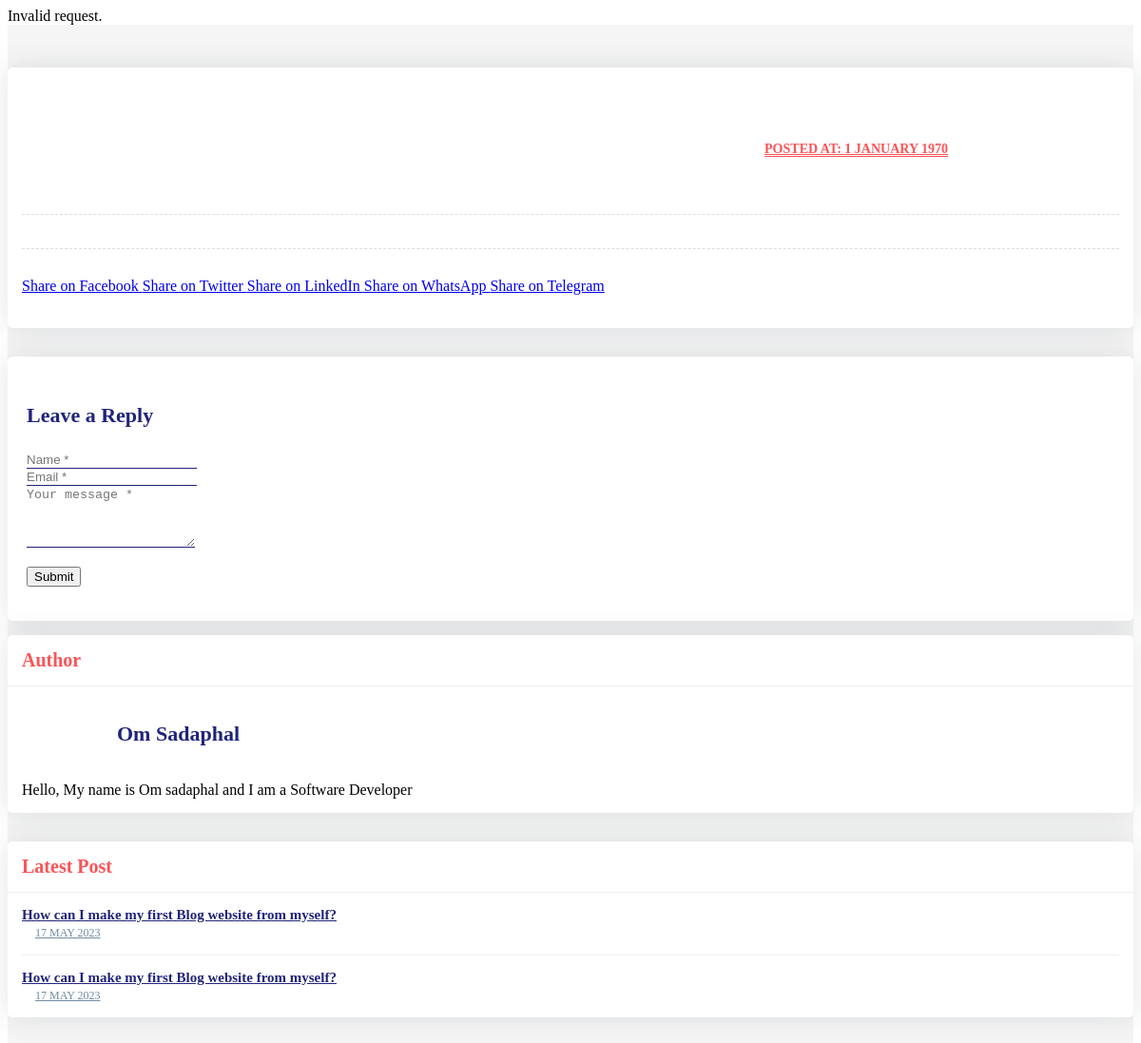
Page /blog-post.php on the committed database.
### tables this page shows
CREATE TABLE `post` (
  `id` int(11) NOT NULL,
  `image` varchar(50) NOT NULL,
  `title` text NOT NULL,
  `content` text NOT NULL,
  `created_at` timestamp NOT NULL DEFAULT current_timestamp(),
  `category_id` int(11) NOT NULL,
  `category` varchar(50) NOT NULL
);

### blog-post.php (the view, shortened to what this page needs)
  <div class="content-wrapper">
<div class="blog-single gray-bg">
        <div class="container">
            <div class="row align-items-start">
                <div class="col-lg-8 m-15px-tb">
                <article class="article">
    <div class="article-title">
        <div class="media">
        <div class="avatar-media">
    <div class="avatar">
    </div>
    <div class="article-created_at" style="margin-right: 180px;">
    <h6><a href="#"><?php echo 'Posted At: ' . date('j F Y', strtotime($row['created_at'])); ?></a></h6>
</div>
</div>
            </div>
            <div class="media">
    </div>
    <div class="share-buttons" style="margin-top: 30px;">
    <a class="btn btn-primary active" href="https://www.facebook.com/sharer/sharer.php?u=YOUR-PAGE-URL" target="_blank">
        Share on Facebook
    </a>
    <a class="btn btn-info" href="https://twitter.com/intent/tweet?url=YOUR-PAGE-URL" target="_blank">
        Share on Twitter
    </a>
    <a class="btn btn-danger" href="https://www.linkedin.com/sharing/share-offsite/?url=YOUR-PAGE-URL" target="_blank">
        Share on LinkedIn
    </a>
    <a class="btn btn-success" href="whatsapp://send?text=Check out this blog post: YOUR-PAGE-URL" target="_blank">
        Share on WhatsApp
    </a>
    <a class="btn btn-primary" href="telegram://send?text=Check out this blog post: YOUR-PAGE-URL" target="_blank">
        Share on Telegram
    </a>
</div>
</article>
<div class="contact-form article-comment">
                        <h4>Leave a Reply</h4>
                        <form id="contact-form" method="POST">
                            <div class="row">
                                <div class="col-md-6">
                                    <div class="form-group">
                                        <input name="Name" id="name" placeholder="Name *" class="form-control" type="text">
                                    </div>
                                </div>
                                <div class="col-md-6">
                                    <div class="form-group">
                                        <input name="Email" id="email" placeholder="Email *" class="form-control" type="email">
                                    </div>
                                </div>
                                <div class="col-md-12">
                                    <div class="form-group">
                                        <textarea name="message" id="message" placeholder="Your message *" rows="4" class="form-control"></textarea>
                                    </div>
                                </div>
                                <div class="col-md-12">
                                    <div class="send">
                                        <button class="btn btn-primary active"><span>Submit</span> <i class="arrow"></i></button>
                                    </div>
                                </div>
                            </div>
                        </form>
                    </div>
                </div>
                <div class="col-lg-4 m-15px-tb blog-aside">
                    <div class="widget widget-author">
                      <div class="widget-title">
                          <h3>Author</h3>
                      </div>
                      <div class="widget-body">
                          <?php
                          $query = "SELECT * FROM admin";
                          $query_run = mysqli_query($con, $query);
                          if (mysqli_num_rows($query_run) > 0) {
                              $row = mysqli_fetch_assoc($query_run);
                              ?>
                              <div class="media align-items-center">
                                  <div class="avatar-media-2">
                                      <div class="avatar">
                                      </div>
                                      <div class="media-body">
                                          <h6><?php echo $row['name'] ?></h6>
                                      </div>
                                  </div>
                              </div>
                              <p><?php echo $row['title'] ?></p>
                          <?php } ?>
                      </div>
                  </div>
                    <div class="widget widget-latest-post">
    <div class="widget-title">
        <h3>Latest Post</h3>
    </div>
    <div class="widget-body">
        <?php
        $query = "SELECT * FROM post ORDER BY created_at DESC LIMIT 3";
        $query_run = mysqli_query($con, $query);
        if (mysqli_num_rows($query_run) > 0) {
            while ($row = mysqli_fetch_assoc($query_run)) {
                ?>
                <div class="latest-post-aside media">
                    <div class="lpa-left media-body">
                        <div class="lpa-title">
                            <h5><a href="#"><?php echo $row['title']; ?></a></h5>
                        </div>
                        <div class="lpa-meta">
                            <a class="date" href="#">
                                <?php echo date('j M Y', strtotime($row['created_at'])); ?>
                            </a>
                        </div>
                    </div>
                </div>
                <?php
            }
        } else {
            echo "No posts found.";
        }
        ?>
    </div>
</div>
                </div>
            </div>
        </div>
        </div>
    </div>

### blog-post.php (style rules this page uses)
.avatar-media-2 { display: inline-flex; align-items: center; margin-right: 10px; }
.avatar { margin-right: 10px; }
.media-body { display: inline-block; }
.avatar-media { display: flex; align-items: center; margin-bottom: 10px; }
.media-body { flex-grow: 1; }
.gray-bg { background-color: #f5f5f5; }
.blog-aside .widget { box-shadow: 0 0 30px rgba(31, 45, 61, 0.125); border-radius: 5px; overflow: hidden; background: #ffffff; margin-top: 15px; margin-bottom: 15px; width: 100%; display: inline-block; vertical-align: top; }
.blog-aside .widget-body { padding: 15px; }
.blog-aside .widget-title { padding: 15px; border-bottom: 1px solid #eee; }
.blog-aside .widget-title h3 { font-size: 20px; font-weight: 700; color: #fc5356; margin: 0; }
.blog-aside .widget-author .media { margin-bottom: 15px; }
.blog-aside .widget-author p { font-size: 16px; margin: 0; }
.blog-aside .widget-author .avatar { width: 70px; height: 70px; border-radius: 50%; overflow: hidden; }
.blog-aside .widget-author h6 { font-weight: 600; color: #20247b; font-size: 22px; margin: 0; padding-left: 20px; }
.blog-aside .latest-post-aside + .latest-post-aside { border-top: 1px solid #eee; padding-top: 15px; margin-top: 15px; }
.blog-aside .latest-post-aside .lpa-left { padding-right: 15px; }
.blog-aside .latest-post-aside .lpa-title h5 { margin: 0; font-size: 15px; }
.blog-aside .latest-post-aside .lpa-title a { color: #20247b; font-weight: 600; }
.blog-aside .latest-post-aside .lpa-meta a { color: #6F8BA4; font-size: 12px; text-transform: uppercase; display: inline-block; margin-right: 10px; }
.blog-single { padding-top: 30px; padding-bottom: 30px; }
.article { box-shadow: 0 0 30px rgba(31, 45, 61, 0.125); border-radius: 5px; overflow: hidden; background: #ffffff; padding: 15px; margin: 15px 0 30px; }
.article .article-title { padding: 15px 0 20px; }
.article .article-title h6 { font-size: 14px; font-weight: 700; margin-bottom: 20px; }
.article .article-title h6 a { text-transform: uppercase; color: #fc5356; border-bottom: 1px solid #fc5356; }
.article .article-title .media { padding-top: 15px; border-bottom: 1px dashed #ddd; padding-bottom: 20px; }
.article .article-title .media .avatar { width: 45px; height: 45px; border-radius: 50%; overflow: hidden; }
.article-comment { box-shadow: 0 0 30px rgba(31, 45, 61, 0.125); border-radius: 5px; overflow: hidden; background: #ffffff; padding: 20px; }
.article-comment h4 { color: #20247b; font-weight: 700; margin-bottom: 25px; font-size: 22px; }
.contact-form .form-control { border: none; border-bottom: 1px solid #20247b; background: transparent; border-radius: 0; padding-left: 0; box-shadow: none !important; }
.contact-form .send { margin-top: 20px; }

### rows in the picture
post: title "How can I make my first Blog website from myself?", created_at "17 MAY 2023"
post: title "How can I make my first Blog website from myself?", created_at "17 MAY 2023"

### other values in the picture
date('j F Y', strtotime($row['created_at'])) "1 JANUARY 1970"
$row['name'] "Om Sadaphal"
$row['title'] "Hello, My name is Om sadaphal and I am a Software Developer"
